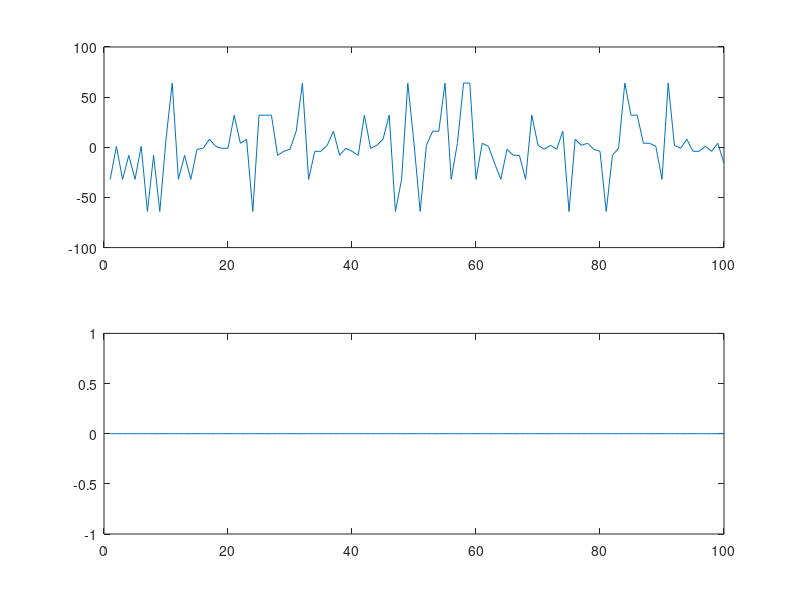

Here is the MATLAB script that generated this plot:
clc;
clear;
close all;
N = 100; % number of symbols
x = randi([0,1],1,4*N); % generates random variables 

% generates the 7 bit code for 4 bit message signal

s =[];
for i = 1:4:length(x)
    s = [s , x(i)];
    s = [s , x(i+1)];
    s = [s , x(i+2)];
    s = [s , xor(xor(x(i),x(i+1)),x(i+2))];
    s = [s , x(i+3)];
    s = [s , xor(xor(x(i),x(i+1)),x(i+3))];
    s = [s , xor(xor(x(i),x(i+2)),x(i+3))];
end
p = s;
d1 = [];
d2 = [];
d3 = [];
for i = 1:7:length(s)
    y=randi([0,6],1,1);
    p(i+y)=not(s(i+y));
    yy=0;
    yy = (s(i)*64 + s(i+1)*32 + s(i+2)*16 + s(i+3)*8 + s(i+4)*4 + s(i+5)*2 + s(i+6));
    d1 = [d1, yy];
    yx=0;
    yx = p(i)*64 + p(i+1)*32 + p(i+2)*16 + p(i+3)*8 + p(i+4)*4 + p(i+5)*2 + p(i+6);
    d2 = [d2, yx];
end

for i = 1:length(s)
    d(i) = s(i)-p(i);
end
%plot(d)

%decoding
e = [];
ee = [];
g = p;
for i = 1:7:length(p)
    if xor(xor(xor(p(i),p(i+1)),p(i+2)),p(i+3)) == 0
        e(1) = 0;
    else
        e(1) = 1;
    end
    if xor(xor(xor(p(i),p(i+1)),p(i+4)),p(i+5)) == 0
        e(2) = 0;
    else
        e(2) = 1;
    end
    if xor(xor(xor(p(i),p(i+2)),p(i+4)),p(i+6)) == 0
        e(3) = 0;
    else
        e(3) = 1;
    end
    f = e(3)*1 + e(2)*2 + e(1)*4 ;
    ee = [ee, f];
    t = 7 - f; 
    g(i+t) = not(p(i+t));
    
    yu=0;
    yu = g(i)*64 + g(i+1)*32 + g(i+2)*16 + g(i+3)*8 + g(i+4)*4 + g(i+5)*2 + g(i+6);
    d3 = [d3, yu];
end
subplot(2,1,1)
plot ( d2 - d1 );
subplot(2,1,2)
plot( d3 - d1 );